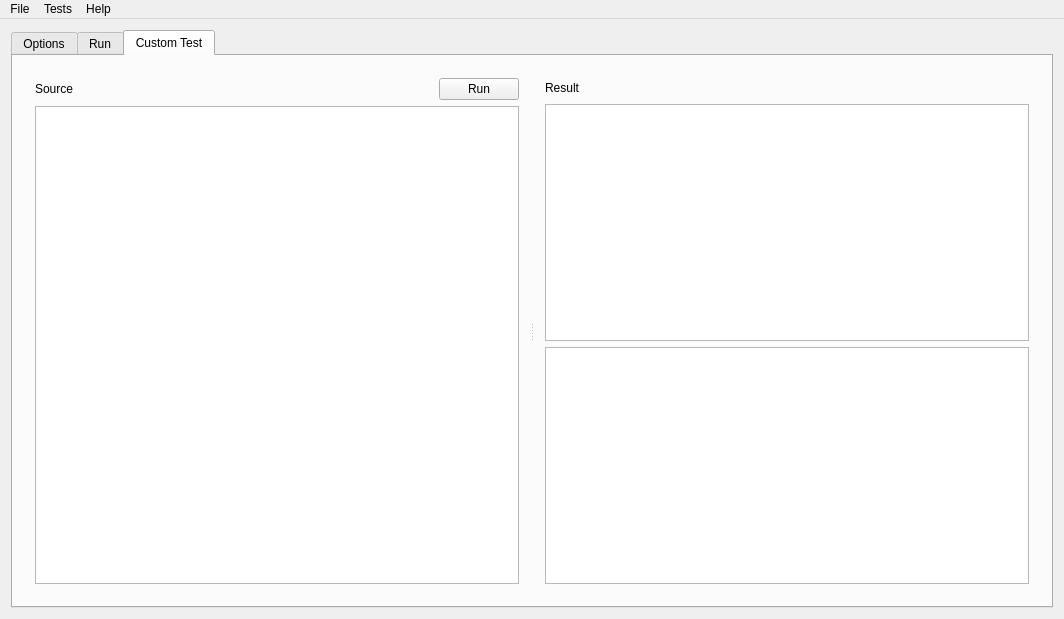
<?xml version="1.0" encoding="UTF-8"?>
<ui version="4.0">
 <class>MainWindow</class>
 <widget class="QMainWindow" name="MainWindow">
  <property name="geometry">
   <rect>
    <x>0</x>
    <y>0</y>
    <width>1064</width>
    <height>619</height>
   </rect>
  </property>
  <property name="windowTitle">
   <string>CPPGM testing</string>
  </property>
  <widget class="QWidget" name="centralWidget">
   <layout class="QVBoxLayout" name="verticalLayout_9">
    <item>
     <widget class="QTabWidget" name="tabWidget">
      <property name="currentIndex">
       <number>2</number>
      </property>
      <widget class="QWidget" name="options_tab">
       <attribute name="title">
        <string>Options</string>
       </attribute>
       <layout class="QVBoxLayout" name="verticalLayout">
        <item>
         <layout class="QHBoxLayout" name="horizontalLayout">
          <item>
           <widget class="QLineEdit" name="path_exe">
            <property name="text">
             <string>c:/test.exe</string>
            </property>
           </widget>
          </item>
          <item>
           <widget class="QPushButton" name="select_exe">
            <property name="text">
             <string>select app</string>
            </property>
           </widget>
          </item>
         </layout>
        </item>
        <item>
         <layout class="QHBoxLayout" name="horizontalLayout_2">
          <item>
           <widget class="QLineEdit" name="path_tests">
            <property name="text">
             <string>c:/test_cases_dir/</string>
            </property>
           </widget>
          </item>
          <item>
           <widget class="QPushButton" name="select_tests_dir">
            <property name="text">
             <string>select test dir</string>
            </property>
           </widget>
          </item>
         </layout>
        </item>
        <item>
         <layout class="QHBoxLayout" name="horizontalLayout_6">
          <item>
           <widget class="QLineEdit" name="path_diff">
            <property name="text">
             <string>diff.exe</string>
            </property>
           </widget>
          </item>
          <item>
           <widget class="QPushButton" name="select_tests_dir_2">
            <property name="text">
             <string>select diff</string>
            </property>
           </widget>
          </item>
         </layout>
        </item>
        <item>
         <spacer name="verticalSpacer">
          <property name="orientation">
           <enum>Qt::Vertical</enum>
          </property>
          <property name="sizeHint" stdset="0">
           <size>
            <width>20</width>
            <height>425</height>
           </size>
          </property>
         </spacer>
        </item>
       </layout>
      </widget>
      <widget class="QWidget" name="run_tab">
       <attribute name="title">
        <string>Run</string>
       </attribute>
       <layout class="QVBoxLayout" name="verticalLayout_6">
        <item>
         <widget class="QSplitter" name="splitter">
          <property name="orientation">
           <enum>Qt::Horizontal</enum>
          </property>
          <widget class="QWidget" name="layoutWidget">
           <layout class="QVBoxLayout" name="verticalLayout_2">
            <item>
             <layout class="QHBoxLayout" name="horizontalLayout_3">
              <item>
               <widget class="QLabel" name="label">
                <property name="text">
                 <string>Cases</string>
                </property>
               </widget>
              </item>
              <item>
               <spacer name="horizontalSpacer_3">
                <property name="orientation">
                 <enum>Qt::Horizontal</enum>
                </property>
                <property name="sizeHint" stdset="0">
                 <size>
                  <width>40</width>
                  <height>20</height>
                 </size>
                </property>
               </spacer>
              </item>
              <item>
               <widget class="QProgressBar" name="progressBar">
                <property name="value">
                 <number>24</number>
                </property>
               </widget>
              </item>
              <item>
               <widget class="QPushButton" name="pushButton_3">
                <property name="text">
                 <string>Run</string>
                </property>
               </widget>
              </item>
             </layout>
            </item>
            <item>
             <widget class="QTableWidget" name="cases_table">
              <attribute name="horizontalHeaderCascadingSectionResizes">
               <bool>false</bool>
              </attribute>
              <attribute name="horizontalHeaderStretchLastSection">
               <bool>true</bool>
              </attribute>
              <attribute name="verticalHeaderVisible">
               <bool>false</bool>
              </attribute>
              <column>
               <property name="text">
                <string>Name</string>
               </property>
              </column>
              <column>
               <property name="text">
                <string>Status</string>
               </property>
              </column>
             </widget>
            </item>
           </layout>
          </widget>
          <widget class="QWidget" name="layoutWidget">
           <layout class="QVBoxLayout" name="verticalLayout_3">
            <item>
             <layout class="QHBoxLayout" name="horizontalLayout_4">
              <item>
               <widget class="QLabel" name="label_2">
                <property name="text">
                 <string>Original</string>
                </property>
               </widget>
              </item>
              <item>
               <spacer name="horizontalSpacer">
                <property name="orientation">
                 <enum>Qt::Horizontal</enum>
                </property>
                <property name="sizeHint" stdset="0">
                 <size>
                  <width>40</width>
                  <height>20</height>
                 </size>
                </property>
               </spacer>
              </item>
             </layout>
            </item>
            <item>
             <widget class="QPlainTextEdit" name="text_original"/>
            </item>
            <item>
             <widget class="QPlainTextEdit" name="err_original"/>
            </item>
           </layout>
          </widget>
          <widget class="QWidget" name="layoutWidget">
           <layout class="QVBoxLayout" name="verticalLayout_4">
            <item>
             <layout class="QHBoxLayout" name="horizontalLayout_5">
              <item>
               <widget class="QLabel" name="label_3">
                <property name="text">
                 <string>Your test</string>
                </property>
               </widget>
              </item>
              <item>
               <spacer name="horizontalSpacer_2">
                <property name="orientation">
                 <enum>Qt::Horizontal</enum>
                </property>
                <property name="sizeHint" stdset="0">
                 <size>
                  <width>40</width>
                  <height>20</height>
                 </size>
                </property>
               </spacer>
              </item>
              <item>
               <widget class="QPushButton" name="diffbutton">
                <property name="text">
                 <string>Diff</string>
                </property>
               </widget>
              </item>
             </layout>
            </item>
            <item>
             <widget class="QPlainTextEdit" name="text_current"/>
            </item>
            <item>
             <widget class="QPlainTextEdit" name="err_current"/>
            </item>
           </layout>
          </widget>
         </widget>
        </item>
       </layout>
      </widget>
      <widget class="QWidget" name="customTab">
       <attribute name="title">
        <string>Custom Test</string>
       </attribute>
       <layout class="QVBoxLayout" name="verticalLayout_8">
        <item>
         <widget class="QSplitter" name="splitter_2">
          <property name="orientation">
           <enum>Qt::Horizontal</enum>
          </property>
          <widget class="QWidget" name="layoutWidget">
           <layout class="QVBoxLayout" name="verticalLayout_7">
            <item>
             <layout class="QHBoxLayout" name="horizontalLayout_8">
              <item>
               <widget class="QLabel" name="label_4">
                <property name="text">
                 <string>Source</string>
                </property>
               </widget>
              </item>
              <item>
               <spacer name="horizontalSpacer_4">
                <property name="orientation">
                 <enum>Qt::Horizontal</enum>
                </property>
                <property name="sizeHint" stdset="0">
                 <size>
                  <width>40</width>
                  <height>20</height>
                 </size>
                </property>
               </spacer>
              </item>
              <item>
               <widget class="QPushButton" name="custom_run">
                <property name="text">
                 <string>Run</string>
                </property>
               </widget>
              </item>
             </layout>
            </item>
            <item>
             <widget class="QPlainTextEdit" name="custom_src"/>
            </item>
           </layout>
          </widget>
          <widget class="QWidget" name="layoutWidget">
           <layout class="QVBoxLayout" name="verticalLayout_5">
            <item>
             <layout class="QHBoxLayout" name="horizontalLayout_7">
              <item>
               <widget class="QLabel" name="label_5">
                <property name="text">
                 <string>Result</string>
                </property>
               </widget>
              </item>
              <item>
               <spacer name="horizontalSpacer_5">
                <property name="orientation">
                 <enum>Qt::Horizontal</enum>
                </property>
                <property name="sizeHint" stdset="0">
                 <size>
                  <width>40</width>
                  <height>20</height>
                 </size>
                </property>
               </spacer>
              </item>
             </layout>
            </item>
            <item>
             <widget class="QPlainTextEdit" name="custom_res"/>
            </item>
            <item>
             <widget class="QPlainTextEdit" name="custom_err"/>
            </item>
           </layout>
          </widget>
         </widget>
        </item>
       </layout>
      </widget>
     </widget>
    </item>
   </layout>
  </widget>
  <widget class="QMenuBar" name="menuBar">
   <property name="geometry">
    <rect>
     <x>0</x>
     <y>0</y>
     <width>1064</width>
     <height>27</height>
    </rect>
   </property>
   <widget class="QMenu" name="menuFile">
    <property name="title">
     <string>File</string>
    </property>
    <addaction name="actionExit"/>
   </widget>
   <widget class="QMenu" name="menuTests">
    <property name="title">
     <string>Tests</string>
    </property>
    <addaction name="actionRun"/>
    <addaction name="actionDiff"/>
   </widget>
   <widget class="QMenu" name="menuHelp">
    <property name="title">
     <string>Help</string>
    </property>
    <addaction name="actionAbout"/>
   </widget>
   <addaction name="menuFile"/>
   <addaction name="menuTests"/>
   <addaction name="menuHelp"/>
  </widget>
  <action name="actionExit">
   <property name="text">
    <string>Exit</string>
   </property>
  </action>
  <action name="actionRun">
   <property name="text">
    <string>Run</string>
   </property>
   <property name="shortcut">
    <string>F5</string>
   </property>
  </action>
  <action name="actionDiff">
   <property name="text">
    <string>Diff</string>
   </property>
   <property name="shortcut">
    <string>F3</string>
   </property>
  </action>
  <action name="actionAbout">
   <property name="text">
    <string>About</string>
   </property>
  </action>
 </widget>
 <layoutdefault spacing="6" margin="11"/>
 <resources/>
 <connections/>
</ui>
